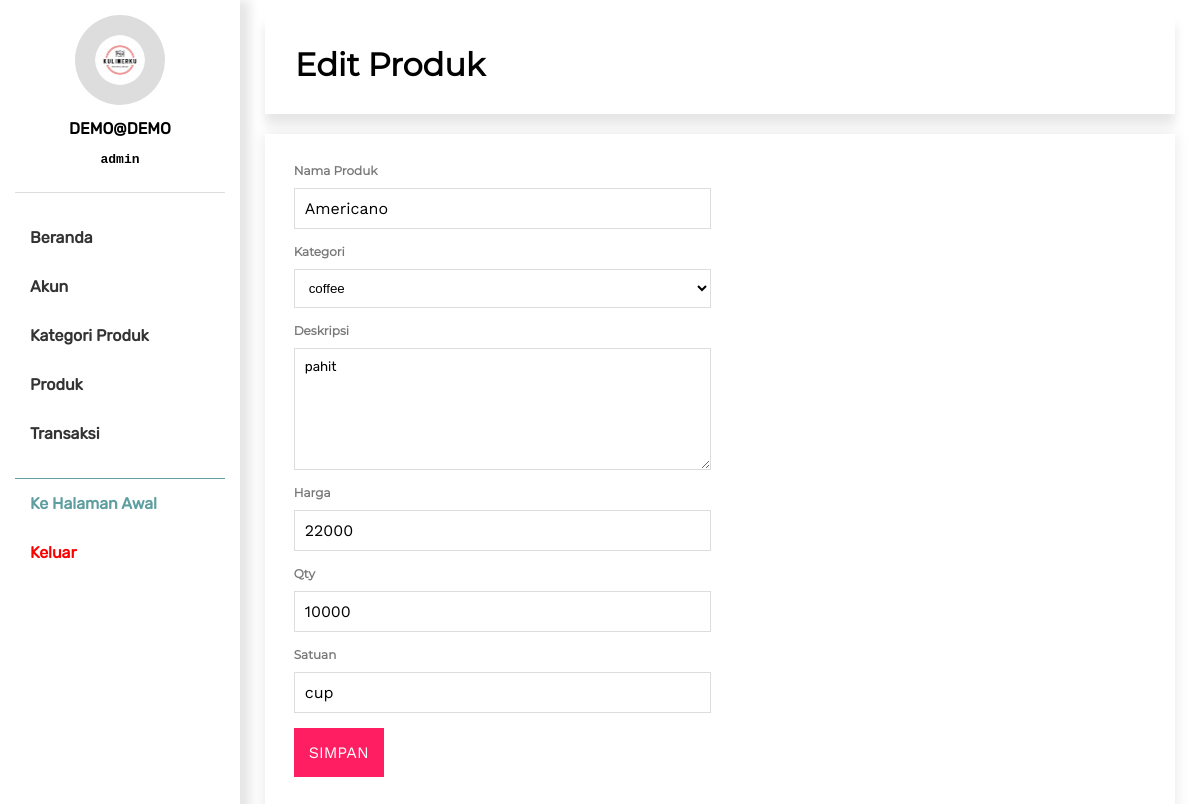
The page /panel/produk-edit.php?id=24 (signed in) on the database its author committed.
### tables this page shows
CREATE TABLE `produk` (
  `id_data` int(255) NOT NULL,
  `nama` varchar(255) NOT NULL,
  `kategori` int(255) NOT NULL,
  `deskripsi` text NOT NULL,
  `foto` varchar(255) NOT NULL,
  `harga` int(255) NOT NULL,
  `qty` int(255) NOT NULL,
  `satuan` varchar(255) NOT NULL
);

### backend/model/Querybuilder.php (called while the page is built, shortened)
<?php
require 'Database.php';
class Querybuilder
{
   private $tableName;
   function __construct($dbname)
   {
      $this->tableName = $dbname;
   }
   function select($clause)
   {
      $dbconf = new Database();
      $table = $this->tableName;
      $query = "SELECT * FROM $table WHERE $clause";
      $exe = mysqli_query($dbconf->connect(),$query);
      $data['rows'] = mysqli_num_rows($exe);
      $data['single'] = mysqli_fetch_array($exe);
      $data['result'] = $exe;
      return $data;
   }
   function selectAll($clause)
   {
      $dbconf = new Database();
      $table = $this->tableName;
      $query = "SELECT * FROM $table WHERE $clause";
      $exe = mysqli_query($dbconf->connect(),$query);
      $data['rows'] = mysqli_num_rows($exe);
      $data['result'] = $exe;
      return $data;
   }
}

### backend/model/Database.php (called while the page is built)
<?php
class Database
{
   function connect()
   {
      $username = 'root';
      $password = '';
      $host = 'localhost';
      $db = "dimmeplace";
      return mysqli_connect($host, $username, $password, $db);
   }
}

### panel/produk-edit.php (the view, shortened to what this page needs)
<?php
require '../backend/model/Querybuilder.php';
$getter = new Querybuilder('kategori');
$cat = $getter->selectAll("1 ORDER BY nama_kat ASC")['result'];
$prdGetter = new Querybuilder("produk");
$id = $_GET['id'];
$produk = $prdGetter->select("id_data = '$id'")['single'];
?>
<!DOCTYPE Html>
<html lang="id">
<head>
   <?php include 'temps/stylenscripts.php'?>
</head>
<body style="padding:0;margin:0;">
<?php include 'temps/sidebar.php' ?>
<div class="panel-sections">
   <div class="sect-heading">
      <h1>Edit Produk</h1>
   </div>
   <div class="sect-body">
      <div class="sect-col-half">
         <form action="actions/update-produk.php" method="post" enctype="multipart/form-data">
            <div class="form-group">
               <label>Nama Produk</label>
               <input type="text" required name="name" placeholder="Ikan Nila" value="<?= $produk['nama'] ?>">
            </div>
            <div class="form-group">
               <label>Kategori</label>
               <select required name="kat">
                  <?php
                  while($f = mysqli_fetch_array($cat))
                  {
                     ?>
                     <option value="<?= $f['id_data'] ?>"><?= $f['nama_kat'] ?></option>
                     <?php
                  }
                  ?>
               </select>
            </div>
            <div class="form-group">
               <label>Deskripsi</label>
               <textarea name="descript" required placeholder="Enak untuk dikonsumsi"><?= $produk['deskripsi'] ?></textarea>
            </div>
            <div class="form-group">
               <label>Harga</label>
               <input type="number" required name="harga" placeholder="Misal: 1000000" value="<?= $produk['harga'] ?>">
            </div>
            <div class="form-group">
               <label>Qty</label>
               <input type="number" required name="qty" placeholder="Misal: 100" value="<?= $produk['qty'] ?>">
            </div>
             <div class="form-group">
                 <label>Satuan</label>
                 <input type="text" required name="satuan" placeholder="Misal: Kg" value="<?= $produk['satuan'] ?>">
             </div>
            <div class="form-group">
               <button type="submit">Simpan</button>
            </div>
         </form>
      </div>
   </div>
</div>
</body>

### assets/css/style.css (style rules this page uses)
input,button { font-family: "Primary"; }
button { cursor: pointer; font-size:16px; text-transform: uppercase; }
input { font-size:16px; }
body { font-family: "Second"; margin:0; padding:0; }
.panel-sections { padding:15px; padding-left:25px; padding-right:25px; float:left; box-sizing:border-box; width:80%; margin-left:20%; }
.sect-heading { background: rgba(255,255,255,0.7); text-align: center; padding:20px; display: flex; flex-flow: column; align-items: flex-start; box-shadow: 0 10px 10px rgba(0,0,0,0.1); }
.sect-heading > h1,p { margin:0; padding:10px; }
.sect-body { padding:20px; box-shadow:0 0 15px rgba(0,0,0,0.1); margin-top:20px; display: flex; flex-flow: row wrap; justify-content: flex-start; justify-items: flex-start; }
.sect-col-half { width:48%; padding:1%; }
.form-group { display: flex; flex-flow: column; margin-bottom:15px; }
.form-group > label { font-weight:bold; font-size:12px; color:#777; margin-bottom: 10px; }
.form-group > input { padding:10px; border:1px solid #ddd; }
.form-group > textarea { height:100px; font-family: "Rubiks"; padding:10px; border:1px solid #ddd; }
.form-group > select { padding:10px; border:1px solid #ddd; background-color: transparent; cursor: pointer; }
.form-group > button { padding:15px; width:fit-content; border:none; background-color: rgb(255,30,97); color: #fff; }

### rows shown on the page
produk: name "Americano", descript "pahit", harga "22000", qty "10000", satuan "cup"

### other values the page prints
$_SESSION['user'] "DEMO@DEMO"
$_SESSION['level'] "admin"
form field kat "coffee"
